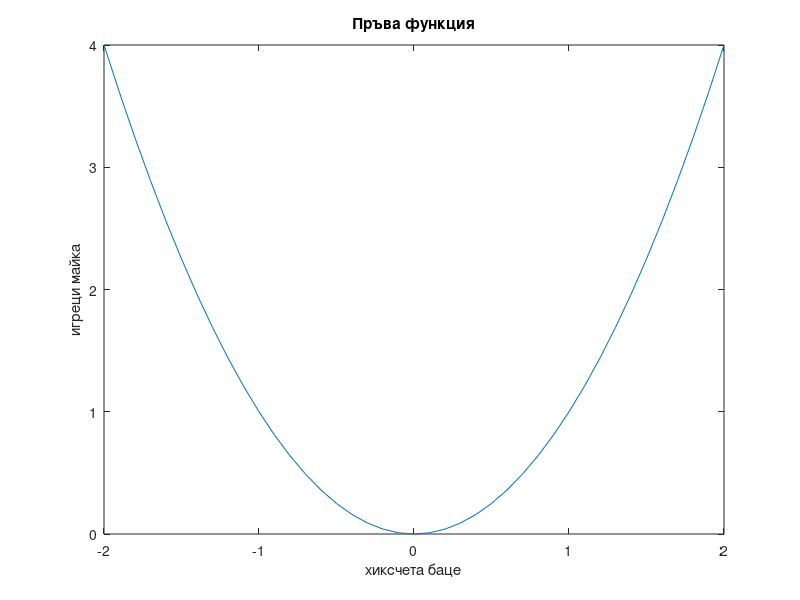
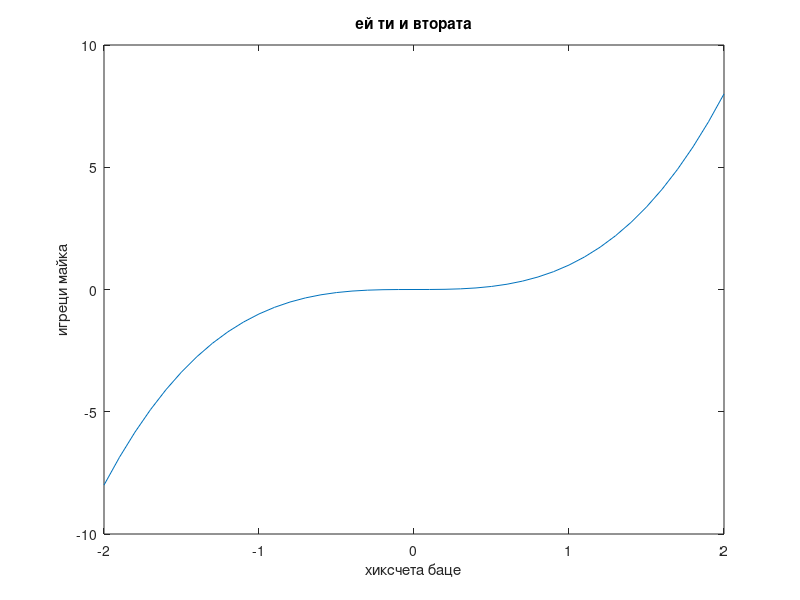

Recreate these plots in MATLAB, in order.
figure('name','X^2');
x1=-2:0.1:2;
y1=x1.^2;
plot(x1,y1);
title('Пръва функция');
xlabel('хиксчета баце');
ylabel('игреци майка');

figure('name','X^3');
x2=-2:0.1:2;
y2=x2.^3;
plot(x2,y2);
title('ей ти и втората');
xlabel('хиксчета баце');
ylabel('игреци майка');
